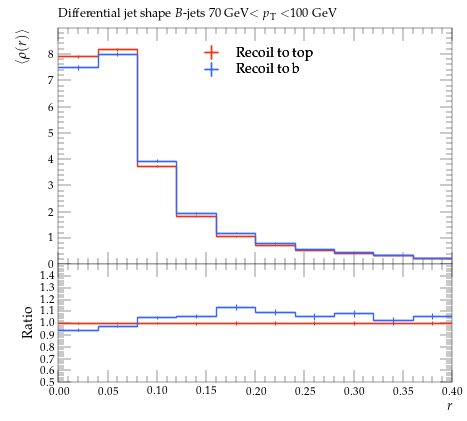

Source code (Python):
#! /usr/bin/env python

# This Python script was auto-generated using YODA v2.0.2.
# Analysis object: /MC_HFDECAYS/avg_B_jet_rho_70_100
# Timestamp: 31-07-2026 (13:13:52)

import matplotlib as mpl
import matplotlib.pyplot as plt
mpl.use('Agg') # comment out for interactive use
import os
import numpy as np

plotDir = os.path.split(os.path.realpath(__file__))[0]
if 'YODA_USER_PLOT_PATH' in globals():
    plot_outdir = globals()['YODA_USER_PLOT_PATH']
else:
    plot_outdir = plotDir

#plot style
plt.style.use(os.path.join(plotDir, '../default.mplstyle'))
# plot metadata
figW, figH = plt.rcParams['figure.figsize']
ax_xLabel = r'$r$'
ax_yLabel = r'$\langle\rho(r)\rangle$'
ax_title  = r'Differential jet shape $B$-jets 70 GeV$<p_\mathrm{T}<$100 GeV'
ax_xScale = 'linear'
ax_yScale = 'linear'
xLims = (0.0, 0.4)
yLims = (0.0, 8.997463200000002)

# TeX-friendly labels for the legend
labels = {
    'legend' : ([ r"Recoil to top", r"Recoil to b" ], r""),
}

# Adjust canvas width and height
canvasW = 10.0
canvasH = 9.0
figW *= canvasW/10.
figH *= canvasH/9.

# Create figure and axis objects
fig, (ax, ratio0_ax) = plt.subplots(2, 1, sharex=True,
                  figsize=(figW,figH), gridspec_kw={'height_ratios': (6.0, 3.0)})

# Set figure margins
plt.subplots_adjust(
    left   = 1.0 * plt.rcParams['figure.subplot.left'],
    right  = 1.0 * plt.rcParams['figure.subplot.right'],
    top    = 1.0 * plt.rcParams['figure.subplot.top'],
    bottom = 1.0 * plt.rcParams['figure.subplot.bottom'])

ratio0_ax.yaxis.set_major_locator(mpl.ticker.MultipleLocator(0.1))
ratio0_ax.set_ylim(0.5, 1.4999)
ratio0_ax.set_ylabel('Ratio')

# the numerical data is stored in a separate file
dataf = dict()
prefix = os.path.split(__file__)[0]
if prefix:    prefix = prefix + '/'
exec(open(prefix+'avg_B_jet_rho_70_100__data.py').read(), dataf)


legend_handles = dict() # keep track of handles for the legend

# style options for curves
# starts at zorder>=5 to draw curve on top of legend
styles = {
  'recoil_t': {
    'color' : '#EE3311',
    'linestyle' : '-',
    'linewidth' : 1,
    'marker' : 'none',
    'markersize' : 2,
    'capsize' : 0.0,
    'zorder' : 5,
    'histstyle' : 1,
    'drawstyle' : 'steps-pre',
    'xerrorbars' : 1,
    'yerrorbars' : 1,
    'fillcolor' : None,
    'fillopacity' : 1.0,
    'ratio0_linestyle' : '-',
    'ratio0_linewidth' : 1,
    'ratio0_marker' : 'none',
    'ratio0_markersize' : 2,
    'ratio0_capsize' : 0.0,
    'ratio0_zorder' : 5,
    'ratio0_histstyle' : 1,
    'ratio0_drawstyle' : 'steps-pre',
    'ratio0_xerrorbars' : 1,
    'ratio0_yerrorbars' : 1,
  },
  'recoil_b': {
    'color' : '#3366FF',
    'linestyle' : '-',
    'linewidth' : 1,
    'marker' : 'none',
    'markersize' : 2,
    'capsize' : 0.0,
    'zorder' : 6,
    'histstyle' : 1,
    'drawstyle' : 'steps-pre',
    'xerrorbars' : 1,
    'yerrorbars' : 1,
    'fillcolor' : None,
    'fillopacity' : 1.0,
    'ratio0_linestyle' : '-',
    'ratio0_linewidth' : 1,
    'ratio0_marker' : 'none',
    'ratio0_markersize' : 2,
    'ratio0_capsize' : 0.0,
    'ratio0_zorder' : 6,
    'ratio0_histstyle' : 1,
    'ratio0_drawstyle' : 'steps-pre',
    'ratio0_xerrorbars' : 1,
    'ratio0_yerrorbars' : 1,
  },
}

# curve from input yoda files in main panel
for label, yvals in dataf['yvals'].items():
    if all(np.isnan(v) for v in dataf['yvals'][label]):
        continue
    tmp = None
    if styles[label]['histstyle']: # draw as histogram
        xpos = dataf['xedges'][label] if styles[label]['drawstyle'] else dataf['xpoints'][label]
        ypos = np.insert(yvals, 0, yvals[0]) if styles[label]['drawstyle'] else yvals
        if styles[label]['fillcolor']: # fill area below curve
            ax.fill_between(xpos, ypos, step='pre',
                            color=styles[label]['fillcolor'],
                            alpha=styles[label]['fillopacity'])
        tmp, = ax.plot(xpos, ypos,
                       color=styles[label]['color'],
                       linestyle=styles[label]['linestyle'],
                       linewidth=styles[label]['linewidth'],
                       drawstyle=styles[label]['drawstyle'], solid_joinstyle='miter',
                       zorder=styles[label]['zorder'], label=label)
    tmp = ax.errorbar(dataf['xpoints'][label], yvals,
                      xerr=np.array(dataf['xerrs'][label])*styles[label]['xerrorbars'],
                      yerr=np.array(dataf['yerrs'][label])*styles[label]['yerrorbars'],
                      fmt=styles[label]['marker'], capsize=styles[label]['capsize'],
                      markersize=styles[label]['markersize'],
                      ecolor=styles[label]['color'],
                      color=styles[label]['color'], zorder=styles[label]['zorder'])
    tmp[-1][0].set_linestyle(styles[label]['linestyle'])
    tmp[-1][0].set_linewidth(styles[label]['linewidth'])
    if label in dataf['add_legend_handle']:  legend_handles[label] = tmp
    for varLabel in dataf['variation_yvals'].keys():
        if varLabel.startswith(label):
            tmp, = ax.plot(dataf['xedges'][label], dataf['variation_yvals'][varLabel],
                           color=styles[label]['color'],
                           linestyle=styles[label]['linestyle'],
                           linewidth=styles[label]['linewidth'],
                           drawstyle='steps-pre', solid_joinstyle='miter',
                           zorder=styles[label]['zorder'], alpha=0.5)


# plots on ratio panel
# curve from input yoda files in ratio panel
for label, yvals in dataf['ratio0_yvals'].items():
    if all(np.isnan(v) for v in yvals):
        continue
    if styles[label]['ratio0_histstyle']: # plot as histogram
        xpos = dataf['xedges']['recoil_t'] if styles[label]['ratio0_drawstyle'] else dataf['xpoints']['recoil_t']
        ypos = np.insert(yvals, 0, yvals[0]) if styles[label]['ratio0_drawstyle'] else yvals
        ratio0_ax.plot(xpos, ypos,
                       color=styles[label]['color'],
                       linewidth=styles[label]['linewidth'],
                       linestyle=styles[label]['ratio0_linestyle'],
                       drawstyle=styles[label]['ratio0_drawstyle'], zorder=styles[label]['zorder'],
                       solid_joinstyle='miter')
    tmp = ratio0_ax.errorbar(dataf['xpoints']['recoil_t'], yvals,
                             xerr=np.array(dataf['ref_xerrs'])*styles[label]['ratio0_xerrorbars'],
                             yerr=np.array(dataf['ratio0_yerrs'][label])*styles[label]['ratio0_yerrorbars'],
                             fmt=styles[label]['ratio0_marker'], capsize=styles[label]['ratio0_capsize'],
                             markersize=styles[label]['ratio0_markersize'],
                             ecolor=styles[label]['color'],
                             color=styles[label]['color'])
    tmp[-1][0].set_linestyle(styles[label]['ratio0_linestyle'])
    tmp[-1][0].set_linewidth(styles[label]['ratio0_linewidth'])

    for varlabel in dataf['ratio0_variation_vals'].keys():
        if varlabel.startswith(label):
            ratio0_ax.plot(dataf['xedges']['recoil_t'],
                            dataf['ratio0_variation_vals'][varlabel],
                            color=styles[label]['color'],
                            linestyle=styles[label]['linestyle'],
                            linewidth=styles[label]['linewidth'],
                            drawstyle='steps-pre', solid_joinstyle='miter',
                            zorder=1, alpha=0.5)

legend_items = list(legend_handles.values())
ax.add_artist(ax.legend(legend_items,
                        labels['legend'][0],
                        title=labels['legend'][1],
                        alignment='left',
                        loc='upper center',
                        bbox_to_anchor=(0.5, 0.97)))

# set plot metadata as defined above
ratio0_ax.set_xlabel(ax_xLabel)
ratio0_ax.xaxis.set_label_coords(1., -0.15)
ax.set_ylabel(ax_yLabel, ha='right', va='top')
ax.yaxis.set_label_coords(-0.11, 1.0)
ax.set_title(ax_title, loc='left')
ax.set_xscale(ax_xScale)
ax.set_yscale(ax_yScale)
ax.set_xlim(xLims)
ax.set_ylim(yLims)

# tick formatting
plt.rcParams['xtick.top'] = True
plt.rcParams['ytick.right'] = True
fig.align_ylabels((ax, ratio0_ax))
plt.savefig(os.path.join(plot_outdir, 'avg_B_jet_rho_70_100.pdf'), format='PDF')
plt.savefig(os.path.join(plot_outdir, 'avg_B_jet_rho_70_100.png'), format='PNG')

plt.close(fig)
